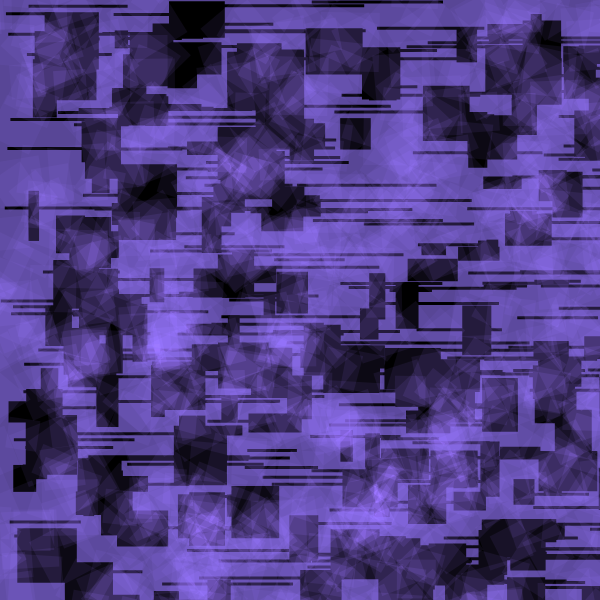
Frame 1 (no input)
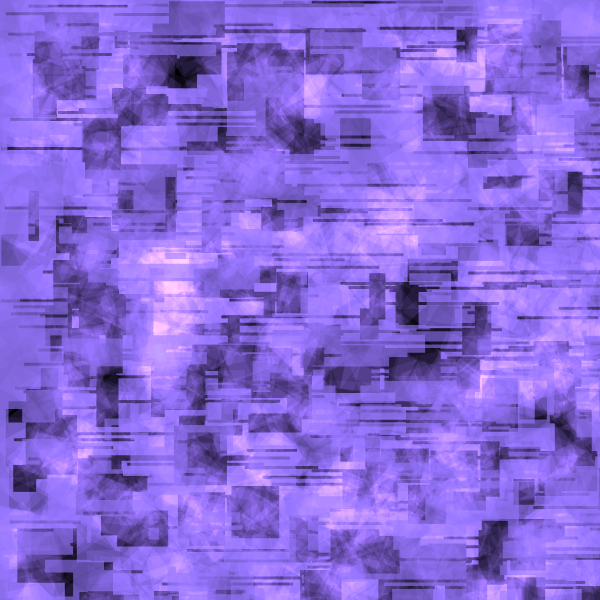
Frame 2 (the mouse pressed at the canvas centre, redrawn once)

The p5.js sketch that drew these frames (run headless with seeded random() and noise() and a simulated clock; the mouse was pressed at the canvas centre and the sketch redrawn once):

// p5.js sketch
// ── sketch.js
//==========
// based off: https://www.openprocessing.org/sketch/883456

function setup() {
  w = 600;
    var canvas;
    if(windowWidth>=600 && windowHeight >=600){
      canvas = createCanvas(600, 600);
    }
    else{
      canvas = createCanvas(windowWidth, windowHeight - 100);
    }

  background(0);


  var x = (windowWidth - width) / 2;
  var y = (windowHeight - height) / 2;

  canvas.position(x, y);

  noLoop();
  angleMode(DEGREES);

  background(0);
  noStroke();
  fill(150, 120, 255, 20);
}

function draw(){

  blendMode(ADD);
  for(let i=0; i<3000; i++){
    let x = random(width*2);
    let y = random(height*2);
    let s = random(30, 60);
    push();
    translate(x, y);
    rotate(random(360));
    square(0, 0, s);
    pop();
  }

  blendMode(NORMAL);

  let pg = createGraphics(width, height);
   pg.background(150, 120, 255,150);
  pg.erase();
  pg.noStroke();
  for(let i=0; i<200; i++){
    pg.rect(random(width), random(height), random(40, 180), 3);
    pg.rect(random(width), random(height), random(10, 60), random(10, 60));
  }
  pg.noErase();
  image(pg, 0, 0);
}
